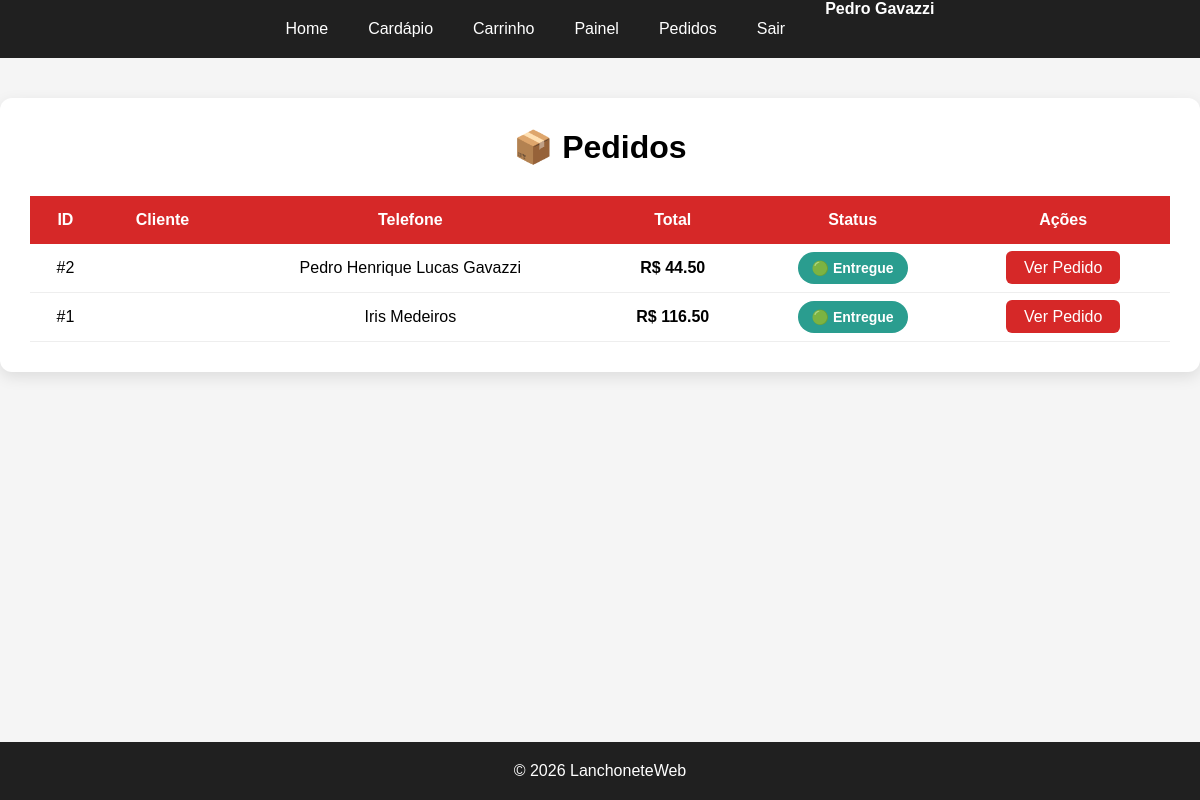
The app's page /pedidos (signed in), older data.
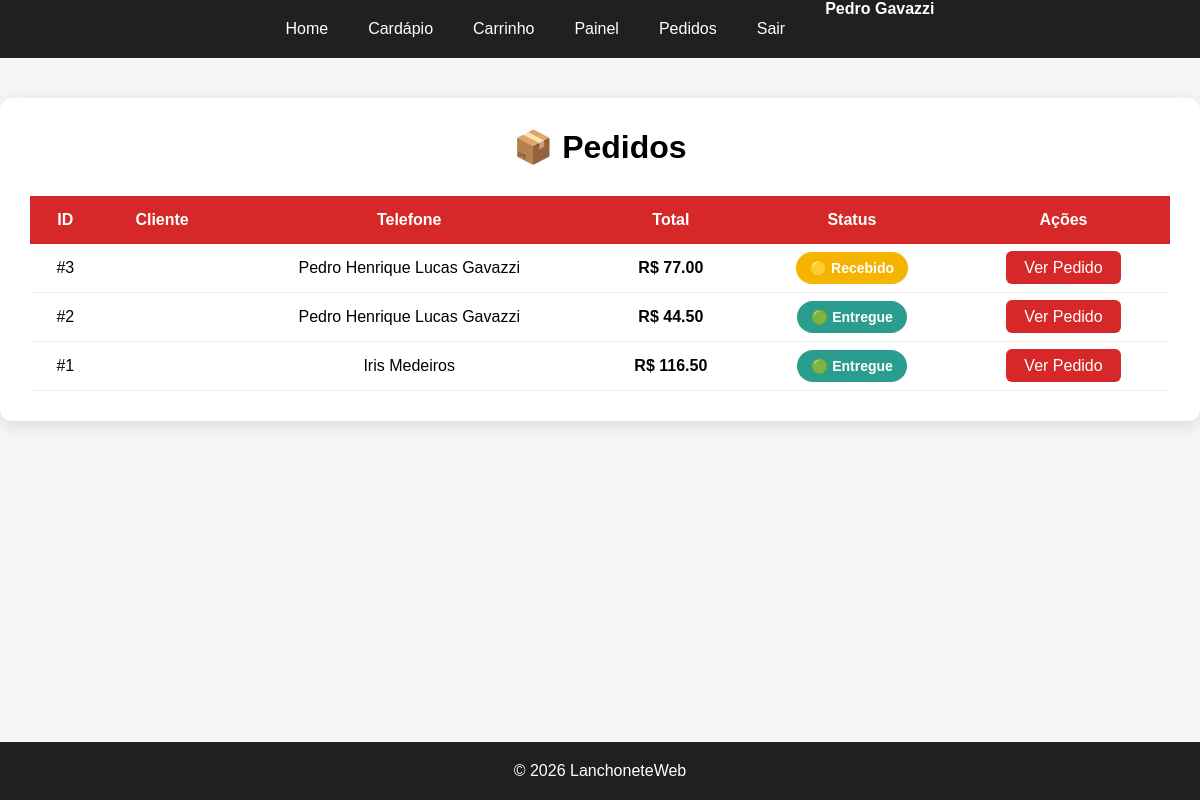
The same page, newer data.
### tables this page shows
CREATE TABLE pedidos(

    id INTEGER PRIMARY KEY AUTOINCREMENT,

    cliente TEXT NOT NULL,

    telefone TEXT NOT NULL,

    endereco TEXT NOT NULL,

    observacao TEXT,

    total REAL NOT NULL,

    status TEXT DEFAULT 'Recebido'

);

### routes/pedidos.py (the view)
@pedidos.route("/pedidos")
def listar_pedidos():
    if "admin" not in session:
        return redirect(url_for("auth.login"))
    pedidos_lista = listar_todos_pedidos()
    return render_template(
        "admin/pedidos.html",
        pedidos=pedidos_lista
    )

### database/database.py (called while the page is built)
def conectar():
    caminho = os.path.abspath("database.db")
    print(f"Banco utilizado: {caminho}")
    conexao = sqlite3.connect("database.db")
    conexao.row_factory = sqlite3.Row
    return conexao

def listar_todos_pedidos():
    conexao = conectar()
    cursor = conexao.cursor()
    cursor.execute("""
        SELECT
            id,
            cliente
            telefone,
            total,
            status
        FROM pedidos
        ORDER BY id DESC
    """)
    pedidos = cursor.fetchall()
    conexao.close()
    return pedidos

### templates/admin/pedidos.html
{% extends "base.html" %}
{% block conteudo %}
<div class="container-pedidos">
    <h1>📦 Pedidos</h1>
    <table class="tabela-pedidos">
        <thead>
            <tr>
                <th>ID</th>
                <th>Cliente</th>
                <th>Telefone</th>
                <th>Total</th>
                <th>Status</th>
                <th>Ações</th>
            </tr>
        </thead>
        <tbody>
            {% for pedido in pedidos %}
            <tr>
                <td>#{{ pedido.id }}</td>
                <td>{{ pedido.cliente }}</td>
                <td>{{ pedido.telefone }}</td>
                <td>
                    <strong>
                        R$ {{ "%.2f"|format(pedido.total) }}
                    </strong>
                </td>
                <td>
                    {% if pedido.status == "Recebido" %}
                        <span class="badge recebido">🟡 {{ pedido.status }}</span>
                    {% elif pedido.status == "Em preparo" %}
                        <span class="badge preparo">🟠 {{ pedido.status }}</span>
                    {% elif pedido.status == "Saiu para entrega" %}
                        <span class="badge entrega">🔵 {{ pedido.status }}</span>
                    {% elif pedido.status == "Entregue" %}
                        <span class="badge entregue">🟢 {{ pedido.status }}</span>
                    {% else %}
                        {{ pedido.status }}
                    {% endif %}
                </td>
                <td>
                    <a class="btn-ver"
                       href="{{ url_for('pedidos.visualizar_pedido', id_pedido=pedido.id) }}">
                        Ver Pedido
                    </a>
                </td>
            </tr>
            {% endfor %}
        </tbody>
    </table>
</div>
{% endblock %}

### templates/base.html (shortened to what this page needs)
<!DOCTYPE html>
<html lang="pt-BR">
<head>
    <link rel="stylesheet"
          href="{{ url_for('static', filename='css/style.css') }}">
</head>
<body>
<nav>
    <a href="{{ url_for('loja.inicio') }}">Home</a>
    <a href="{{ url_for('paginas.cardapio') }}">Cardápio</a>
    <a href="{{ url_for('loja.carrinho') }}">Carrinho</a>
    {% if "admin" in session or "cliente" in session %}
        <a href="{{ url_for('admin.painel') }}">Painel</a>
        <a href="{{ url_for('pedidos.listar_pedidos') }}">Pedidos</a>
        <a href="{{ url_for('auth.logout') }}">Sair</a>
        <span class="usuario">
            {{ session["nome"] }}
        </span>
    {% else %}
        <a href="{{ url_for('auth.login') }}">Login</a>
        <a href="{{ url_for('clientes.cadastro') }}">Criar Conta</a>
    {% endif %}
</nav>
<main class="conteudo-principal">
{% block conteudo %}
{% endblock %}
</main>
<footer>
    <p>© 2026 LanchoneteWeb</p>
</footer>
</body>
</html>

### static/css/style.css (style rules this page uses)
* { margin:0; padding:0; box-sizing:border-box; }
body { font-family:Arial, Helvetica, sans-serif; background:#f5f5f5; }
nav { background:#202020; display:flex; justify-content:center; }
nav a { color:white; text-decoration:none; padding:20px; }
footer { margin-top:60px; background:#202020; color:white; text-align:center; padding:20px; }
.usuario { color:white; margin-left:20px; font-weight:bold; }
.container-pedidos { max-width:1200px; margin:40px auto; background:white; padding:30px; border-radius:12px; box-shadow:0 5px 15px rgba(0,0,0,.1); }
.container-pedidos h1 { text-align:center; margin-bottom:30px; }
.tabela-pedidos { width:100%; border-collapse:collapse; }
.tabela-pedidos th { background:#d62828; color:white; padding:15px; }
.tabela-pedidos td { padding:15px; border-bottom:1px solid #eee; text-align:center; }
.btn-ver { background:#d62828; color:white; padding:8px 18px; border-radius:6px; text-decoration:none; transition:.3s; }
.recebido { background:#f4b400; }
.entregue { background:#2a9d8f; }
.badge { color:white; padding:8px 14px; border-radius:20px; font-size:14px; font-weight:bold; }
.badge.recebido { background:#f4b400; }
.badge.entregue { background:#2a9d8f; }
html, body { min-height: 100%; }
body { min-height: 100vh; margin: 0; display: flex; flex-direction: column; }
.conteudo-principal { flex: 1; }
footer { width: 100%; }

Row changes from the older to the newer data that the page shows:
added pedidos: id "3", telefone "Pedro Henrique Lucas Gavazzi", total "77.00", status "Recebido"
